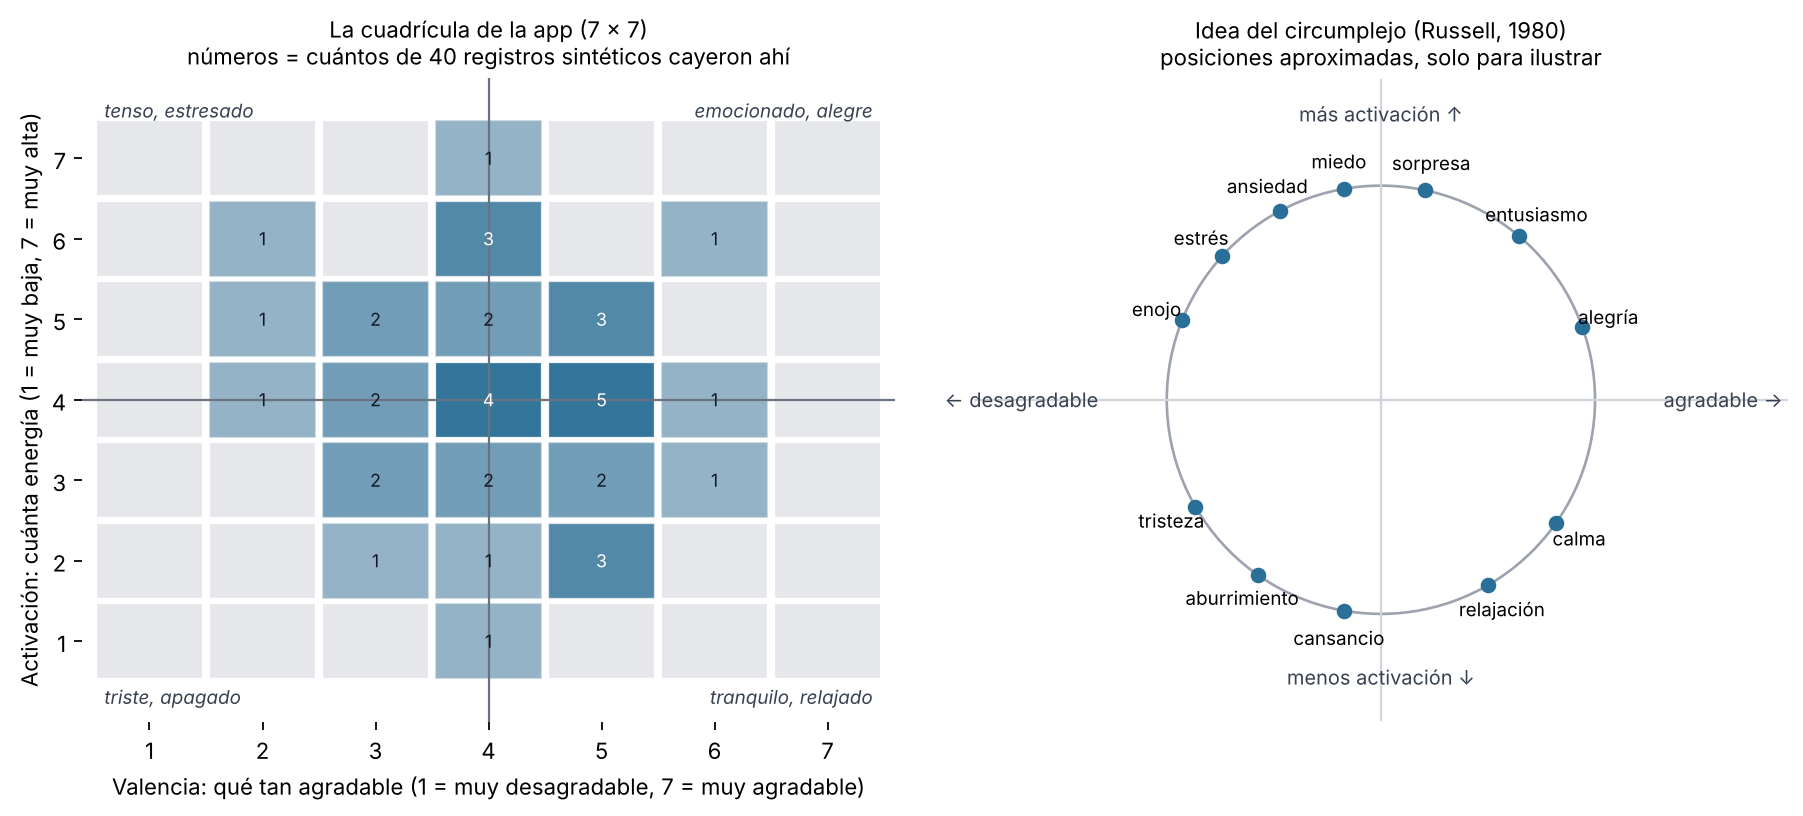

Recreate this plot in Python.
"""Figura 3.1 - Los dos ejes del ánimo con datos SINTÉTICOS.
Izquierda: la cuadrícula de 7 x 7 de la app (CuadriculaAfecto): un toque da valencia (1-7, izquierda a derecha)
y activación (1-7, abajo arriba). Las cuatro esquinas llevan las palabras guía que usa la app.
Derecha: el modelo circumplejo de Russell (1980) como ilustración: emociones conocidas colocadas en un círculo
según agrado y activación. Las posiciones son APROXIMADAS e ilustrativas: la app no coloca sus 25 sentimientos
en el círculo (solo los agrupa en agradables, desagradables y mixtos).
Uso: python fig07_circumplejo.py [salida.png]"""
import sys
import numpy as np
import matplotlib
matplotlib.use("Agg")
import matplotlib.pyplot as plt

rng = np.random.default_rng(7)
# 40 registros inventados de un mes: valencia y activación enteras 1..7.
val = np.clip(np.round(rng.normal(4.6, 1.2, 40)), 1, 7)
act = np.clip(np.round(rng.normal(4.0, 1.4, 40)), 1, 7)

fig, (a, b) = plt.subplots(1, 2, figsize=(11.5, 5.2), dpi=160)

# --- Cuadrícula 7 x 7 ---
for v in range(1, 8):
    for ac in range(1, 8):
        a.add_patch(plt.Rectangle((v - 0.47, ac - 0.47), 0.94, 0.94, fc="#e5e7eb", ec="white", lw=1))
cuenta = {}
for v, ac in zip(val, act):
    cuenta[(v, ac)] = cuenta.get((v, ac), 0) + 1
for (v, ac), n in cuenta.items():
    a.add_patch(plt.Rectangle((v - 0.47, ac - 0.47), 0.94, 0.94, fc="#2a6f97", alpha=min(0.25 + 0.18 * n, 0.95), ec="white", lw=1))
    a.text(v, ac, str(n), ha="center", va="center", fontsize=8, color="white" if n >= 3 else "#111827")
a.axhline(4, color="#6b7280", lw=1); a.axvline(4, color="#6b7280", lw=1)
for txt, (x, y, ha, va) in {"tenso, estresado": (0.6, 7.45, "left", "bottom"), "emocionado, alegre": (7.4, 7.45, "right", "bottom"),
                            "triste, apagado": (0.6, 0.45, "left", "top"), "tranquilo, relajado": (7.4, 0.45, "right", "top")}.items():
    a.text(x, y, txt, ha=ha, va=va, fontsize=8.5, color="#374151", style="italic")
a.set_xlim(0.4, 7.6); a.set_ylim(0.0, 8.0); a.set_xticks(range(1, 8)); a.set_yticks(range(1, 8))
a.set_xlabel("Valencia: qué tan agradable (1 = muy desagradable, 7 = muy agradable)")
a.set_ylabel("Activación: cuánta energía (1 = muy baja, 7 = muy alta)")
a.set_title("La cuadrícula de la app (7 × 7)\nnúmeros = cuántos de 40 registros sintéticos cayeron ahí", fontsize=10)
for s in a.spines.values(): s.set_visible(False)

# --- Circumplejo ilustrativo ---
b.set_aspect("equal"); b.add_patch(plt.Circle((0, 0), 1, fc="none", ec="#9ca3af", lw=1.2))
b.axhline(0, color="#d1d5db", lw=1); b.axvline(0, color="#d1d5db", lw=1)
emociones = {"entusiasmo": 50, "alegría": 20, "calma": -35, "relajación": -60, "cansancio": -100, "tristeza": -150,
             "aburrimiento": -125, "estrés": 138, "ansiedad": 118, "enojo": 158, "miedo": 100, "sorpresa": 78}
for nombre, ang in emociones.items():
    x, y = np.cos(np.radians(ang)), np.sin(np.radians(ang))
    b.plot(x, y, "o", color="#2a6f97", ms=6)
    b.text(x * 1.13, y * 1.13, nombre, ha="center", va="center", fontsize=8.5)
b.text(1.32, 0, "agradable →", va="center", fontsize=9, color="#374151"); b.text(-1.32, 0, "← desagradable", va="center", ha="right", fontsize=9, color="#374151")
b.text(0, 1.3, "más activación ↑", ha="center", fontsize=9, color="#374151"); b.text(0, -1.33, "menos activación ↓", ha="center", fontsize=9, color="#374151")
b.set_xlim(-1.9, 1.9); b.set_ylim(-1.5, 1.5); b.axis("off")
b.set_title("Idea del circumplejo (Russell, 1980)\nposiciones aproximadas, solo para ilustrar", fontsize=10)

fig.tight_layout()
fig.savefig(sys.argv[1] if len(sys.argv) > 1 else "fig07_circumplejo.png", bbox_inches="tight")
